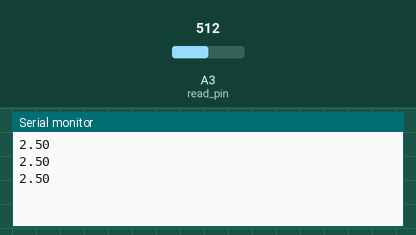
Recording of a sketch running on a simulated Arduino Uno, built with avr-gcc and run on an emulated ATmega328P. On the bench: the last lines printed to the serial monitor. The inputs (shaded band) are chosen by the test bench; at power-on: A3 (read_pin) = 512.

Above: at 1.3 s.
1.4 s: A3 (read_pin) set to 716
At 1.9 s:
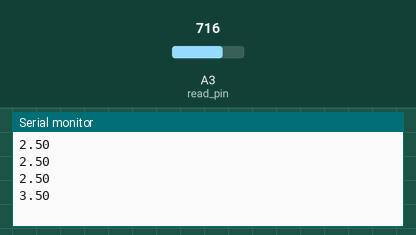
2.9 s: A3 (read_pin) set to 900
At 3.4 s:
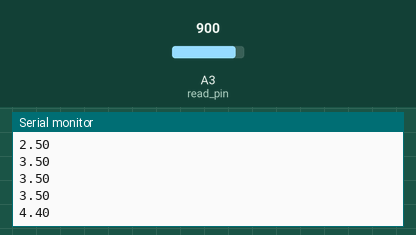
Timing chart, 0 to 5.9 s (numbered marks = the images above; inputs shaded):
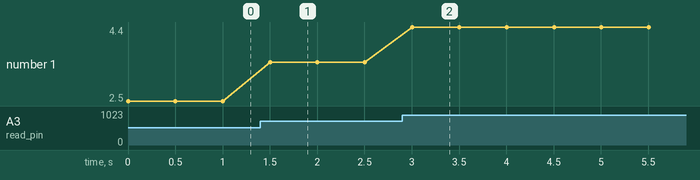

Measured:
- after the input at 1.4 s, the serial monitor: prints a new line after 0.10 s (image 1)
- after the input at 2.9 s, the serial monitor: prints a new line after 0.10 s (image 2)
- plotted number 1: 2.5 → 3.5 after the input at 1.4 s, 3.5 → 4.4 after the input at 2.9 s

The sketch:

sketch_oct04a.ino
```cpp
int read_pin = A3;
float V2 = 0;
int read_val;
int delay_time = 500;

void setup() {
  // put your setup code here, to run once:
pinMode(read_pin , INPUT);
Serial.begin(9600);


}

void loop() {
  // put your main code here, to run repeatedly:
 read_val= analogRead(read_pin);
  V2 = (5./1023.)*read_val;
  Serial.println(V2);
  delay(delay_time);

}
```
